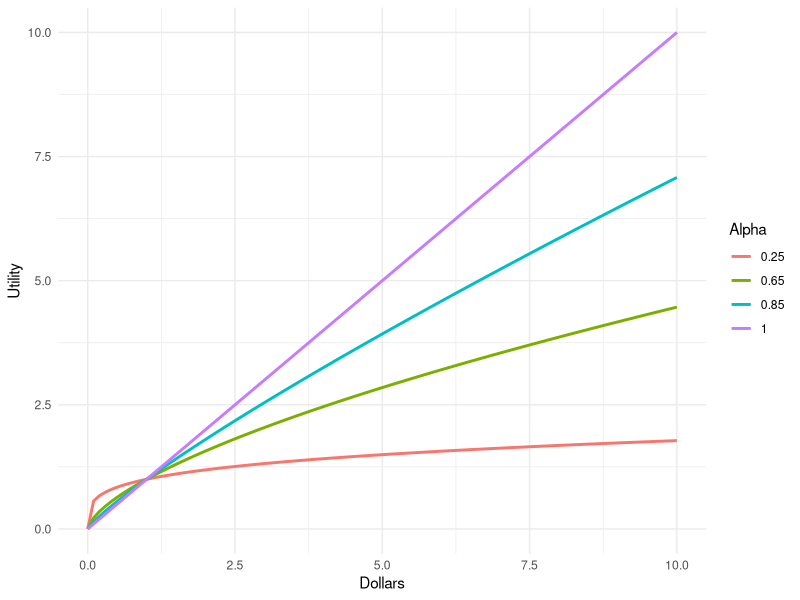
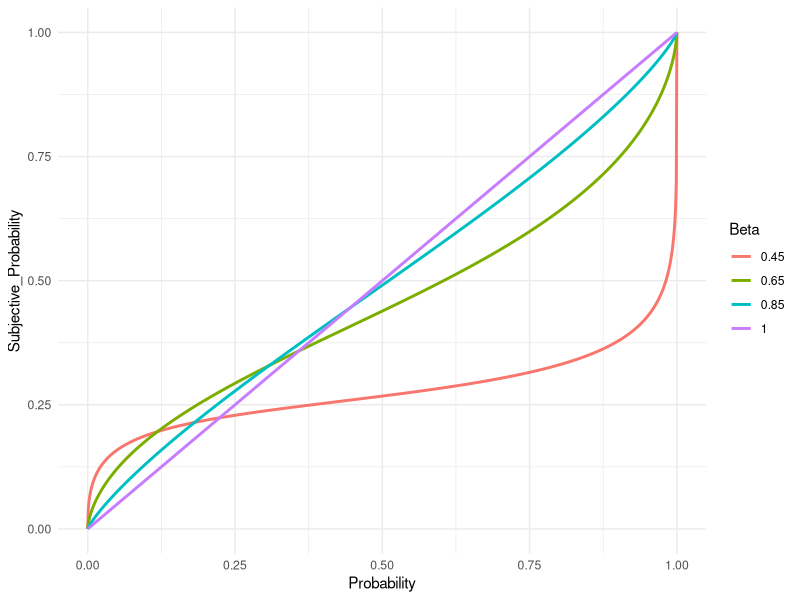
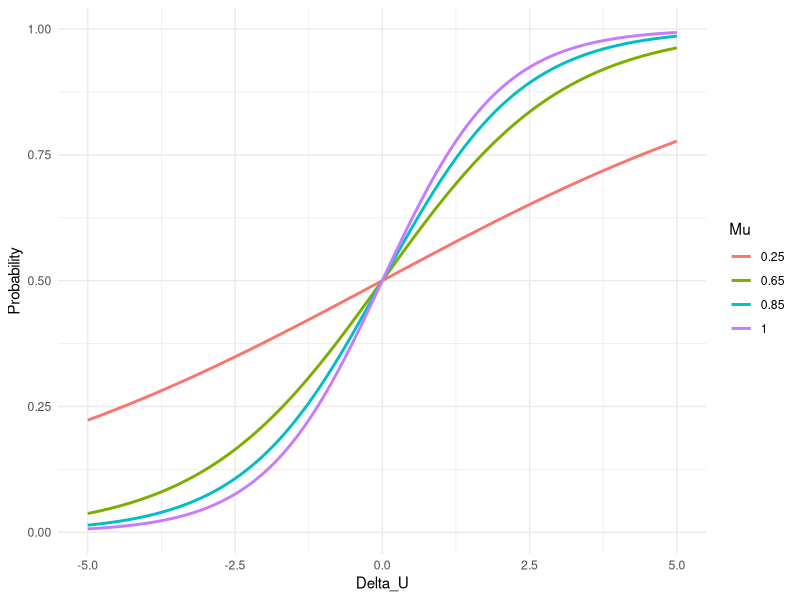
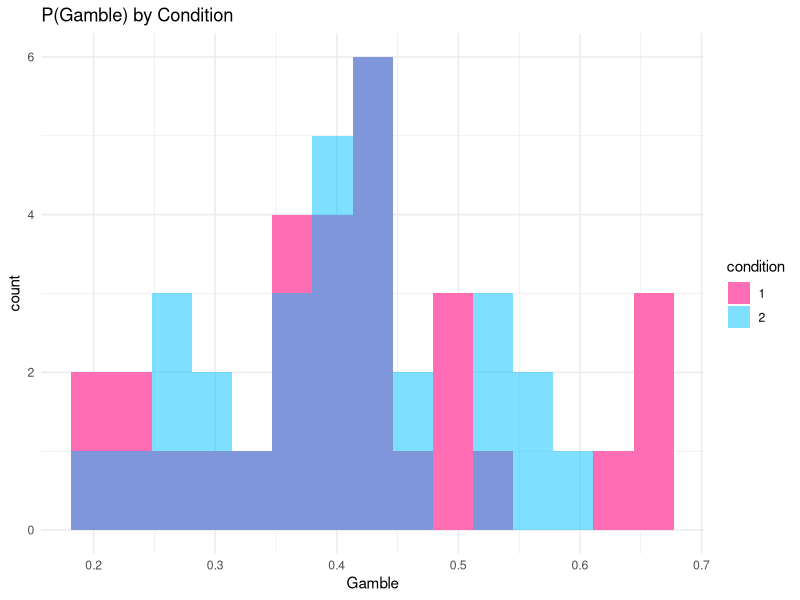
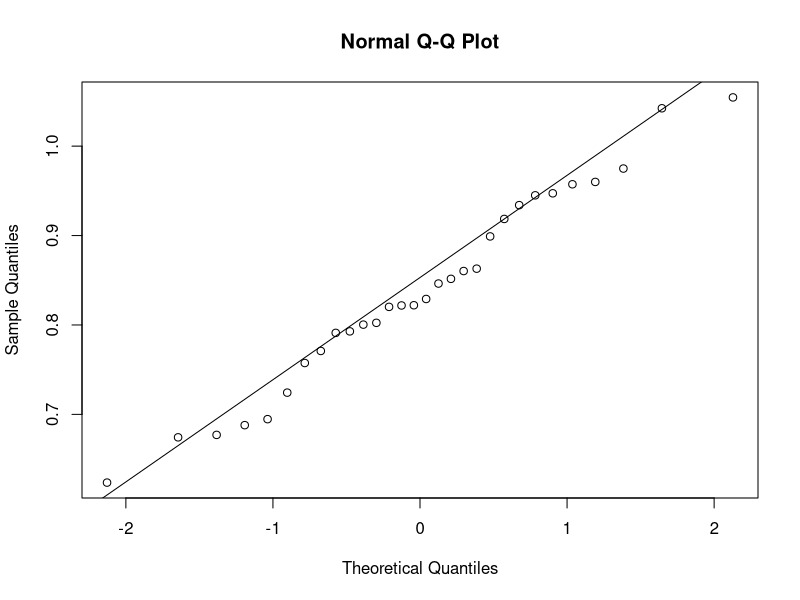
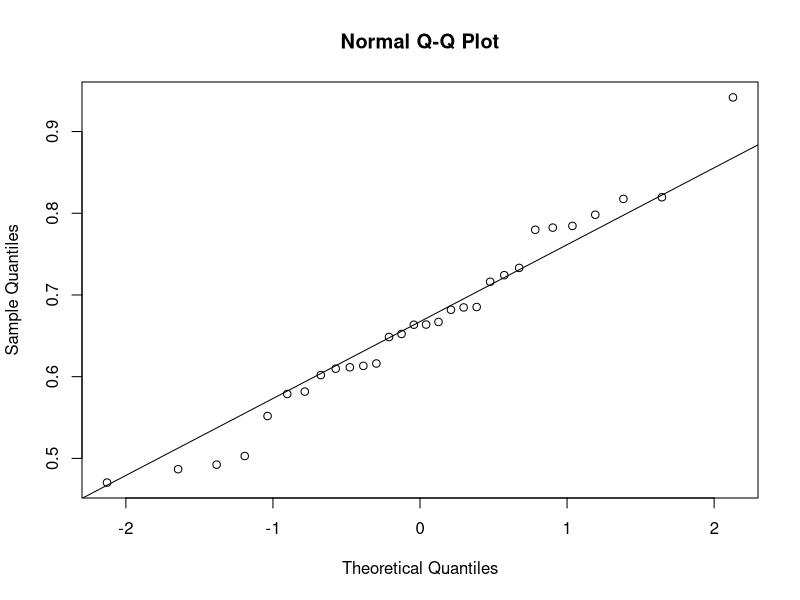
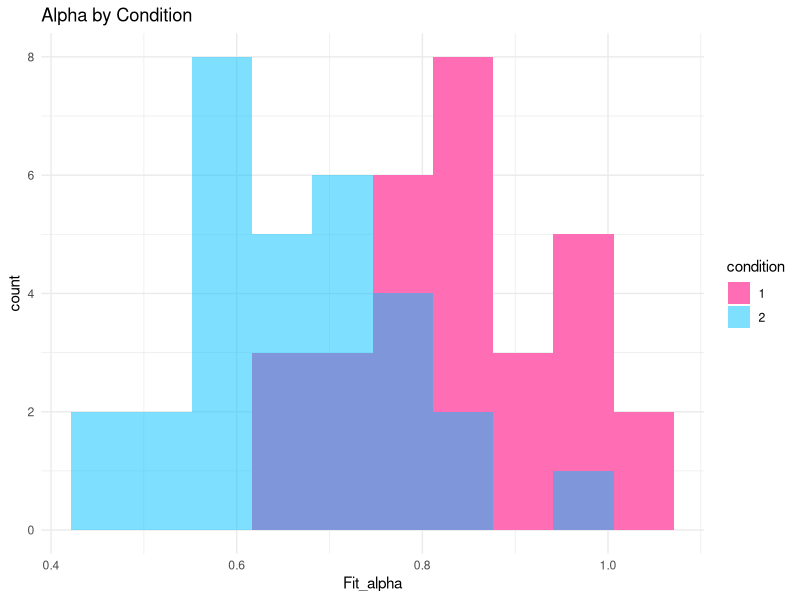
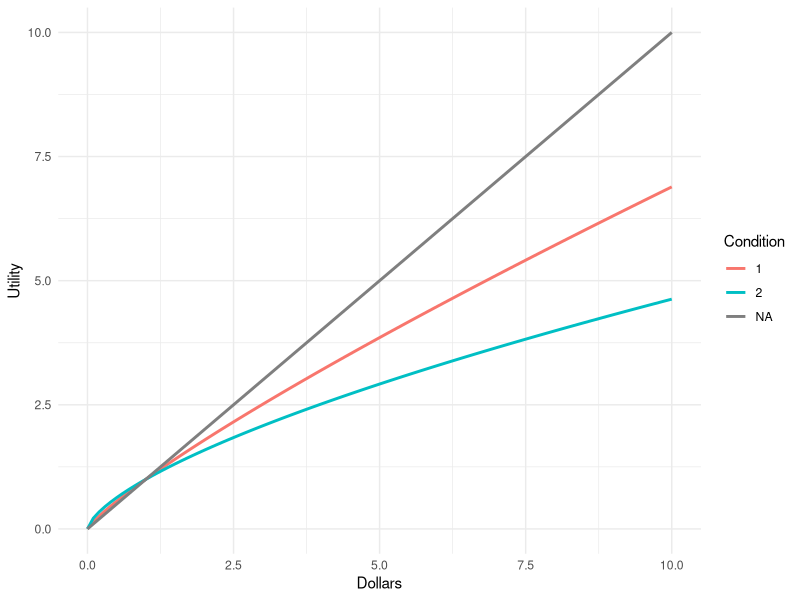

Here is the R script that generated these plots, in order: (Note: a time limit stopped this script after it produced the figures.)
#Set the current working directory to where you have the data file
setwd("~/Desktop/Modelling Tutorial/")

# Load the ggplot2 Library
# IF YOU DO NOT HAVE IT INSTALLED UNCOMMENT THE NEXT LINE
#install.packages("ggplot2")
library(ggplot2)

####### UTILITY FUNCTION #######
Dollars = seq(0, 10, 0.1)
U_0 = Dollars
U_1 = Dollars^0.85
U_2 = Dollars^0.65
U_3 = Dollars^0.25

Utility = data.frame(Utility = c(U_0, U_1, U_2, U_3),
                    Dollars = c(Dollars, Dollars, Dollars, Dollars),
                    Alpha= c(rep(1, length(Dollars)),
                            rep(0.85, length(Dollars)),
                            rep(0.65, length(Dollars)),
                            rep(0.25, length(Dollars))))
Utility$Alpha = as.factor(Utility$Alpha)

ggplot(Utility, aes(Dollars, Utility, group=Alpha, color=Alpha))+
geom_line(size=1)+
theme_minimal()

###### PROBABILITY WEIGHTING FUNCTION ######
probability = seq(0, 1, 0.001)
p_0 = probability
p_1 = (probability^0.85)/(((probability^0.85)+(1-probability)^0.85)^(1/0.85))
p_2 = (probability^0.65)/(((probability^0.65)+(1-probability)^0.65)^(1/0.65))
p_3 = (probability^0.45)/(((probability^0.45)+(1-probability)^0.25)^(1/0.45))


Probability = data.frame(Subjective_Probability = c(p_0, p_1, p_2, p_3),
                    Probability = c(probability, probability, probability, probability),
                    Beta= c(rep(1, length(probability)),
                            rep(0.85, length(probability)),
                            rep(0.65, length(probability)),
                            rep(0.45, length(probability))))
Probability$Beta = as.factor(Probability$Beta)

ggplot(Probability, aes(Probability, Subjective_Probability, group=Beta, color=Beta))+
geom_line(size=1)+
theme_minimal()

###### PSYCHOMETRIC FUNCTION ######
Delta_U = seq(-5, 5, 0.001)
p_0 = 1/(1+exp(-1*Delta_U))
p_1 = 1/(1+exp(-0.85*Delta_U))
p_2 = 1/(1+exp(-0.65*Delta_U))
p_3 = 1/(1+exp(-0.25*Delta_U))


Probability = data.frame(Probability = c(p_0, p_1, p_2, p_3),
                    Delta_U = c(Delta_U, Delta_U, Delta_U, Delta_U),
                    Mu= c(rep(1, length(Delta_U)),
                            rep(0.85, length(Delta_U)),
                            rep(0.65, length(Delta_U)),
                            rep(0.25, length(Delta_U))))
Probability$Mu = as.factor(Probability$Mu)

ggplot(Probability, aes(Delta_U, Probability, group=Mu, color=Mu))+
geom_line(size=1)+
theme_minimal()

##### DATA ANALYSIS ####
data = read.csv("Data.csv")

head(data, 10)

# Percent Gamble by Participant
P_Gamble_PID = aggregate(Gamble ~ PID+condition, data, mean)
head(P_Gamble_PID, 10)

# Average Percent Gamble by Condition
aggregate(Gamble~ condition, P_Gamble_PID, mean)

# Test Difference
t.test(P_Gamble_PID$Gamble[P_Gamble_PID$condition==1], 
       P_Gamble_PID$Gamble[P_Gamble_PID$condition==2], var.equal=FALSE)

#Plot Distributions
P_Gamble_PID$condition = as.factor(P_Gamble_PID$condition)
ggplot(P_Gamble_PID, aes(Gamble, group=condition, fill=condition, alpha=condition))+
geom_histogram(bins=15, position="identity") +theme_minimal()+ 
ggtitle("P(Gamble) by Condition")+
scale_alpha_manual(values=c(1,0.5)) + scale_fill_manual(values=c("hotpink1", "deepskyblue"))


##### MLE #####
# Load the stats4 Library
# IF YOU DO NOT HAVE IT INSTALLED UNCOMMENT THE NEXT LINE
#install.packages("stats4")
library(stats4)


#Make data frames to hold your results
fit_params=data.frame()
logs=data.frame()

#How many subjects are we going to have to estimate parameters for?
Nsubjects=length(unique(data$PID))


#Loop through the subjects to estimate their parameters
for(i in 1:(Nsubjects)){

    #Define the loglikelihood function we will use to estimate the parameters
    #Remember the output should be the sum of the logs of the likelihoods
    #Likelihood is the probability the supplied parameters explain the observed data
    LL <- function(alpha, beta, mu) {
        #Only look at the data for the participant
        temp<-data[data$PID==i,]
        
        #Make assumptions about the value of the parameters
        #always positive
        alpha = exp(alpha)
        beta= exp(beta)
        mu = exp(mu)
    
        #Estimate the Utility of the gamble
        U_gamble = (((temp$P_Gamble)^beta)/((((temp$P_Gamble)^beta) + ((1-temp$P_Gamble)^beta))^(1/beta)))
        U_gamble = U_gamble*(temp$A_Gamble)^alpha
        
        #Estimate the Utility of the certain
        U_certain = 1*(temp$A_Certain)^alpha
        
        #Calculate the probbility of selecting the gamble given Delta U
        #This is the probability our parameters explain the data for the trials in which
        #the paeticipant chose the Gamble
        Likelihood = (((1)/(1+exp((-1)*mu*(U_gamble-U_certain)))))
    
        #Invert the probability for the trials in which the participant actually chose the certain option
        Likelihood[which(temp$Gamble==0)] = 1-Likelihood[which(temp$Gamble==0)]
        
        #Turn the data frame into a vector so we can log each value and sum it all up
        Likelihood = unlist(Likelihood)
  
        #Log each likelihood and then sum them up...
        #Add any Additional distributional constraints
        #Here I am telling the function to penalize any estimate which is "extreme"
        #by assuming the estimated parameters should be close to some values taken from the literature
        -sum(log(Likelihood)) -log(dnorm(mu, exp(1),1)) - log(dnorm(alpha, 0.88, 0.15)) - log(dnorm(beta, 0.6, 0.15))
    }
  
    #Make a temporary variable to store the estimates
    #We're going to be running the MLE a few times to make sure we get a good estimate for the parameters
    temp1=c()
    temp2=c()
    
    #Run the MLE a few times... here I chose 10 for the sake of time
    for(k in 1:10){
        fit_param = tryCatch({ mle(LL, start = list(alpha=runif(1,-0.5,0), beta=runif(1,-0.5,0),
                                                mu=runif(1,1,1.5)))},
                                                error = function(e){
                                                               NULL})
        #Make sure the MLE produced an estimate
        #If something went wrong the MLE function will return NULL
        #Thus I'm checking to make sure the output is not NULL before adding it to the temporary variable
        if(length(fit_param)>0){
          temp1 = rbind(temp1,fit_param@coef)
          temp2 = rbind(temp2, LL(fit_param@coef[1], fit_param@coef[2], fit_param@coef[3]))
        }
    }
  
    #Now that we have a few estimates for the parameter values
    #Look at the estimates and find the one with the smallest logLikelihood (closest to 0)
    #Add the PID to the resulting Data Fa=rame so I know who this estimate is for!
    
    #First I am checking if there is a tie for the smallest value
    # If there is just return whatever was the first estimate & the LL was associated with the first instance
    if(length(temp1[which(temp2==min(temp2)),])>1){
        fit_params=rbind(fit_params, c(temp1[which(temp2==min(temp2))[1],], PID=i))
        logs=rbind(logs, temp2[which(temp2==min(temp2)[1]),])
    } 
    #If NOT then just save the minimum value
    else{
        fit_params=rbind(fit_params, c(temp1[which(temp2==min(temp2)),], PID=i))
        logs=rbind(logs, temp2[which(temp2==min(temp2)),])
    }
}
#Re-Name the colums of the MLE Estimates into something understandable
#The order in which I name them depends on the order in which I supplied them to the LL and MLE functions above
colnames(fit_params)<-c("Fit_alpha", "Fit_beta", "Fit_mu", "PID")

# What does this data Frame look like?
head(fit_params, 10)

# Turn the parameters back into values we can interpet
fit_params$Fit_alpha = exp(fit_params$Fit_alpha)
fit_params$Fit_beta = exp(fit_params$Fit_beta)
fit_params$Fit_mu = exp(fit_params$Fit_mu)

#Print out the Means of the Estimates
mean(fit_params$Fit_alpha)
mean(fit_params$Fit_beta)
mean(fit_params$Fit_mu)

# Load the plyr Library
# IF YOU DO NOT HAVE IT INSTALLED UNCOMMENT THE NEXT LINE
#install.packages("plyr")
library(plyr)

# Map the values of the parameters onto the data frame
data$Fit_alpha = mapvalues(data$PID, fit_params$PID, fit_params$Fit_alpha)
data$Fit_beta = mapvalues(data$PID, fit_params$PID, fit_params$Fit_beta)
data$Fit_mu = mapvalues(data$PID, fit_params$PID, fit_params$Fit_mu)

temp = aggregate(Fit_alpha ~ PID+condition, data, mean)
t.test(temp$Fit_alpha[temp$condition==1], temp$Fit_alpha[temp$condition==2], var.equal = FALSE)

#Plot Distributions
qqnorm(temp$Fit_alpha[temp$condition==1]); qqline(temp$Fit_alpha[temp$condition==1])
qqnorm(temp$Fit_alpha[temp$condition==2]); qqline(temp$Fit_alpha[temp$condition==2])

temp$condition = as.factor(temp$condition)
ggplot(temp, aes(Fit_alpha, group=condition, fill=condition, alpha=condition))+
geom_histogram(bins=10, position="identity") +theme_minimal()+ 
ggtitle("Alpha by Condition")+
scale_alpha_manual(values=c(1,0.5)) + scale_fill_manual(values=c("hotpink1", "deepskyblue"))


Dollars = seq(0, 10, 0.1)
alpha = mean(temp$Fit_alpha[temp$condition==2])
U_0 = Dollars^alpha
alpha = mean(temp$Fit_alpha[temp$condition==1])
U_1 = Dollars^alpha
U_2 = Dollars


Utility = data.frame(Utility = c(U_0, U_1, U_2),
                    Dollars = c(Dollars, Dollars, Dollars),
                    Condition= c(rep(2, length(Dollars)),
                            rep(1, length(Dollars)),
                                rep(NA, length(Dollars))))
Utility$Condition = as.factor(Utility$Condition)


ggplot(Utility, aes(Dollars, Utility, group=Condition, color=Condition))+
geom_line(size=1)+
theme_minimal()

temp = aggregate(Fit_beta ~ PID+condition, data, mean)
t.test(temp$Fit_beta[temp$condition==1], temp$Fit_beta[temp$condition==2], var.equal = FALSE)

#Plot Distributions
qqnorm(temp$Fit_beta[temp$condition==1]); qqline(temp$Fit_beta[temp$condition==1])
qqnorm(temp$Fit_beta[temp$condition==2]); qqline(temp$Fit_beta[temp$condition==2])

temp$condition = as.factor(temp$condition)
ggplot(temp, aes(Fit_beta, group=condition, fill=condition, alpha=condition))+
ggtitle("Beta by Condition") +
geom_histogram(bins=10, position="identity") +theme_minimal()+ 
scale_alpha_manual(values=c(1,0.5)) + scale_fill_manual(values=c("hotpink1", "deepskyblue"))

#I Wouldn't test for group differences in the Mu parameter... 
#It is supposed to be a noise/temperature parameter
#Thus it is not really meaningful



probability = seq(0, 1, 0.001)
beta= mean(temp$Fit_beta[temp$condition==2])
p_0 = (probability^beta)/(((probability^beta)+(1-probability)^beta)^(1/beta))
beta= mean(temp$Fit_beta[temp$condition==1])
p_1 = (probability^beta)/(((probability^beta)+(1-probability)^beta)^(1/beta))
p_2 = probability



Probability = data.frame(Subjective_Probability = c(p_0, p_1, p_2),
                    Probability = c(probability, probability, probability),
                    Condition= c(rep(2, length(probability)),
                            rep(1, length(probability)),
                                rep(NA, length(probability))))
Probability$Condition = as.factor(Probability$Condition)

ggplot(Probability, aes(Probability, Subjective_Probability, group=Condition, color=Condition))+
geom_line(size=1)+
theme_minimal()

#### Now let's see how far off we we're from the 'real' value of these parameters
sum((aggregate(alpha ~ PID, data, mean)$alpha - aggregate(Fit_alpha ~ PID, data, mean)$Fit_alpha)**2)
sum((aggregate(beta ~ PID, data, mean)$beta - aggregate(Fit_beta ~ PID, data, mean)$Fit_beta)**2)
